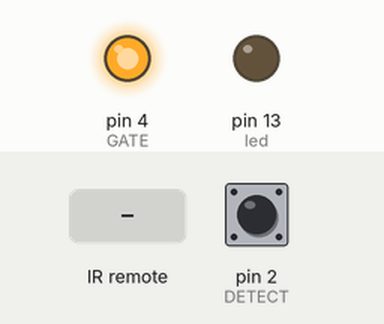
This sketch was run on a simulated Arduino Uno, built with avr-gcc and run on an emulated ATmega328P. Parts: output pins drawn as LEDs (lit = HIGH). Inputs (shaded band) come from the test bench; at power-on: pin 2 (DETECT) HIGH.

Above: at 1.2 s.
1.3 s: pin 2 (DETECT) pulled LOW for 0.15 s
At 2.6 s:
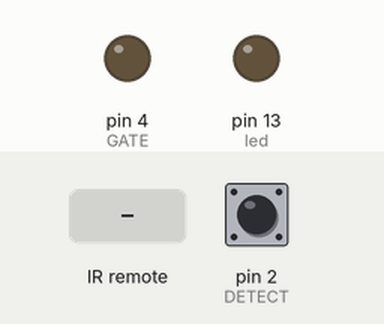
2.9 s: infrared code 0x1FE50AF received
At 4.1 s:
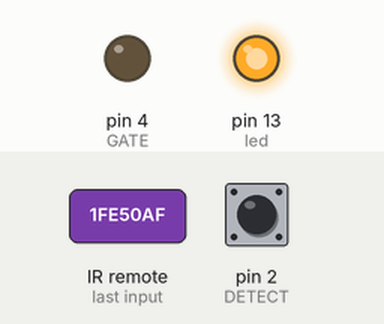
4.4 s: infrared code 0x1FED827 received
At 5.5 s:
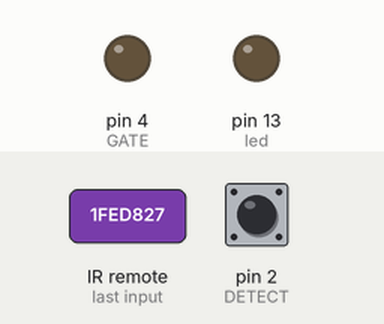
Timing chart, 0 to 7.4 s (numbered marks = the images above; inputs shaded):
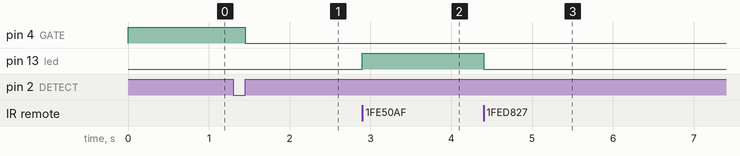

Measured:
- after the input at 1.3 s, pin 4 (GATE): HIGH → LOW after 0.15 s
- after the input at 2.9 s, pin 13 (led): LOW → HIGH at once
- after the input at 4.4 s, pin 13 (led): HIGH → LOW at once

The sketch:

AC_Control.ino
```cpp
// AC Control V1.1
//
// This Arduino sketch is for use with the heater
// control circuit board which includes a zero
// crossing detect function and an opto-isolated TRIAC.
//
// AC Phase control is accomplished using the internal
// hardware timer1 in the Arduino
//
// Timing Sequence
// * timer is set up but disabled
// * zero crossing detected on pin 2
// * timer starts counting from zero
// * comparator set to "delay to on" value
// * counter reaches comparator value
// * comparator ISR turns on TRIAC gate
// * counter set to overflow - pulse width
// * counter reaches overflow
// * overflow ISR turns off TRIAC gate
// * TRIAC stops conducting at next zero cross


// The hardware timer runs at 16MHz. Using a
// divide by 256 on the counter each count is
// 16 microseconds.  1/2 wave of a 50Hz AC signal
// is about 625 counts (10,000 microseconds).


#include <avr/io.h>
#include <avr/interrupt.h>

#include <IRremote.h>

int RECV_PIN = A0;

IRrecv irrecv(RECV_PIN);

decode_results results;

int led = 13;

#define DETECT 2  //zero cross detect
#define GATE 4    //TRIAC gate
#define PULSE 4   //trigger pulse width (counts)
#define MAX_VAL 490
int start_cycle = 0;
int i=MAX_VAL;

void setup(){

  // set up pins
  pinMode(DETECT, INPUT);     //zero cross detect
  digitalWrite(DETECT, HIGH); //enable pull-up resistor
  pinMode(GATE, OUTPUT);      //TRIAC gate control

  pinMode(led, OUTPUT);
  irrecv.enableIRIn(); // Start the receiver
  // set up Timer1
  //(see ATMEGA 328 data sheet pg 134 for more details)
  OCR1A = 100;      //initialize the comparator
  TIMSK1 = 0x03;    //enable comparator A and overflow interrupts
  TCCR1A = 0x00;    //timer control registers set for
  TCCR1B = 0x00;    //normal operation, timer disabled


  // set up zero crossing interrupt
  attachInterrupt(0,zeroCrossingInterrupt, RISING);
    //IRQ0 is pin 2. Call zeroCrossingInterrupt
    //on rising signal

}

//Interrupt Service Routines

void zeroCrossingInterrupt(){ //zero cross detect
  TCCR1B=0x04; //start timer with divide by 256 input
  TCNT1 = 0;   //reset timer - count from zero
}

ISR(TIMER1_COMPA_vect){ //comparator match
  digitalWrite(GATE,HIGH);  //set TRIAC gate to high
  TCNT1 = 65536-PULSE;      //trigger pulse width
}

ISR(TIMER1_OVF_vect){ //timer1 overflow
  digitalWrite(GATE,LOW); //turn off TRIAC gate
  TCCR1B = 0x00;          //disable timer stopd unintended triggers
}

void loop(){ // sample code to exercise the circuit
if (irrecv.decode(&results)) {

//Serial.println(results.value, HEX);
if(results.value == 0x1FE50AF)
{
  digitalWrite(led, HIGH);
//  i -= 5;
  if(i>200)i -= 25;
  start_cycle = 1;
}
else if(results.value == 0x1FED827)
{
  digitalWrite(led, LOW);
  if(i<MAX_VAL)i += 25;
  start_cycle = 1;
  if(i>=MAX_VAL)
  {
    i=MAX_VAL;
    start_cycle = 0;
    OCR1A = 0;
  }
}
irrecv.resume(); // Receive the next value }

}
//i--;
if(start_cycle == 1)
{
OCR1A = i;     //set the compare register brightness desired.
delay(17);
}

}
```
